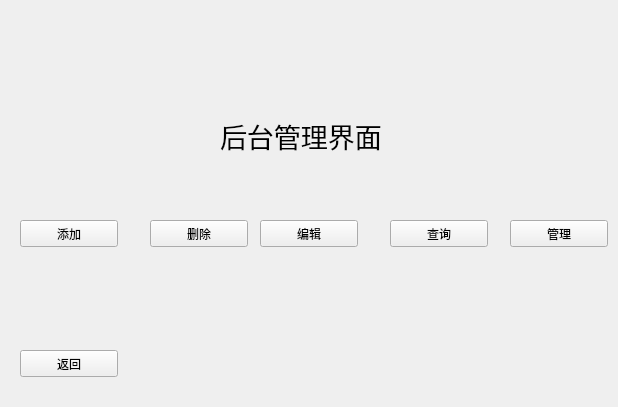
<?xml version="1.0" encoding="UTF-8"?>
<ui version="4.0">
 <class>lsk_main</class>
 <widget class="QWidget" name="lsk_main">
  <property name="geometry">
   <rect>
    <x>0</x>
    <y>0</y>
    <width>618</width>
    <height>407</height>
   </rect>
  </property>
  <property name="windowTitle">
   <string>Form</string>
  </property>
  <widget class="QLabel" name="label">
   <property name="geometry">
    <rect>
     <x>220</x>
     <y>120</y>
     <width>241</width>
     <height>31</height>
    </rect>
   </property>
   <property name="font">
    <font>
     <pointsize>20</pointsize>
    </font>
   </property>
   <property name="text">
    <string>后台管理界面</string>
   </property>
  </widget>
  <widget class="QPushButton" name="pushButton">
   <property name="geometry">
    <rect>
     <x>20</x>
     <y>220</y>
     <width>98</width>
     <height>27</height>
    </rect>
   </property>
   <property name="text">
    <string>添加</string>
   </property>
  </widget>
  <widget class="QPushButton" name="pushButton_2">
   <property name="geometry">
    <rect>
     <x>260</x>
     <y>220</y>
     <width>98</width>
     <height>27</height>
    </rect>
   </property>
   <property name="text">
    <string>编辑</string>
   </property>
  </widget>
  <widget class="QPushButton" name="pushButton_3">
   <property name="geometry">
    <rect>
     <x>150</x>
     <y>220</y>
     <width>98</width>
     <height>27</height>
    </rect>
   </property>
   <property name="text">
    <string>删除</string>
   </property>
  </widget>
  <widget class="QPushButton" name="pushButton_4">
   <property name="geometry">
    <rect>
     <x>510</x>
     <y>220</y>
     <width>98</width>
     <height>27</height>
    </rect>
   </property>
   <property name="text">
    <string>管理</string>
   </property>
  </widget>
  <widget class="QPushButton" name="pushButton_5">
   <property name="geometry">
    <rect>
     <x>390</x>
     <y>220</y>
     <width>98</width>
     <height>27</height>
    </rect>
   </property>
   <property name="text">
    <string>查询</string>
   </property>
  </widget>
  <widget class="QPushButton" name="pushButton_6">
   <property name="geometry">
    <rect>
     <x>20</x>
     <y>350</y>
     <width>98</width>
     <height>27</height>
    </rect>
   </property>
   <property name="text">
    <string>返回</string>
   </property>
  </widget>
 </widget>
 <resources/>
 <connections/>
</ui>
